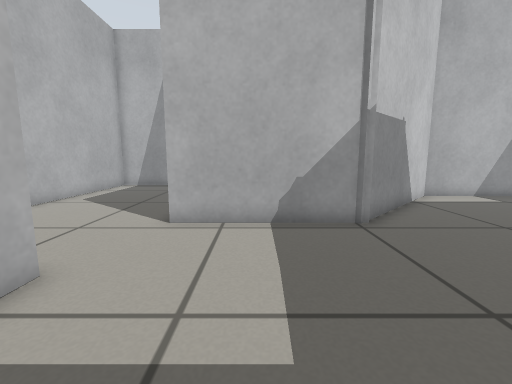
view 1 (above)

20 first-person views from a walk through a world built for the Gazebo simulator. The camera is 0.5 m above the floor, tilts 8° down and sees 90° across. The floor is counted in squares, 0.25 m on a side. Each view is taken from the middle of a square. On the plan, view 1 faces up. The plan holds only what a view shows up to about 16 squares ahead; the rest is blank.

view 2
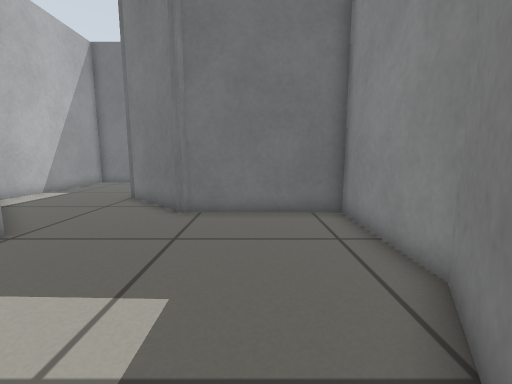

view 3
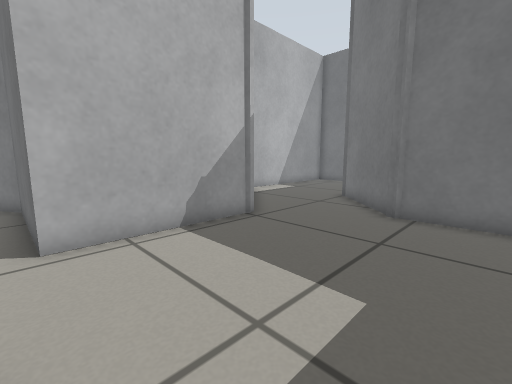

view 4
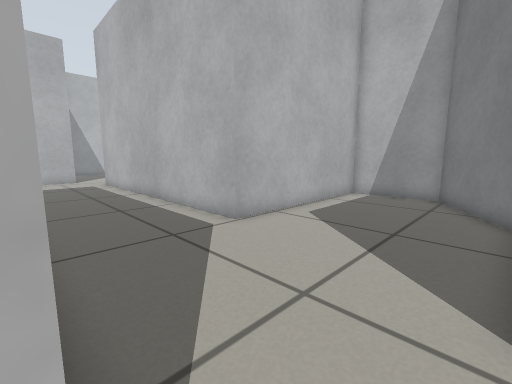

view 5
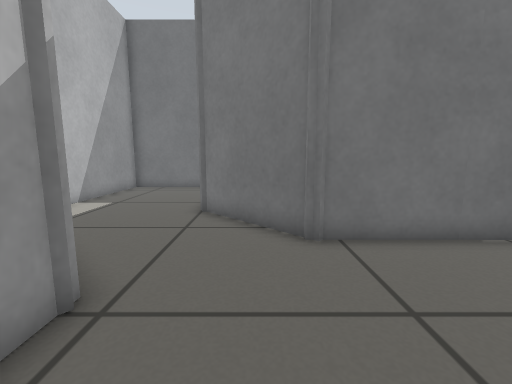

view 6
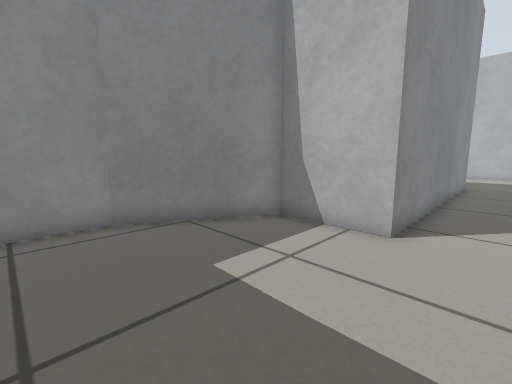

view 7
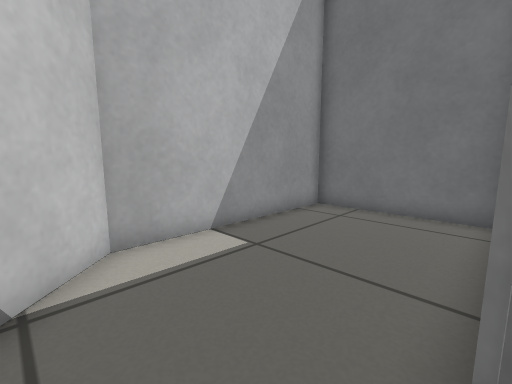

view 8
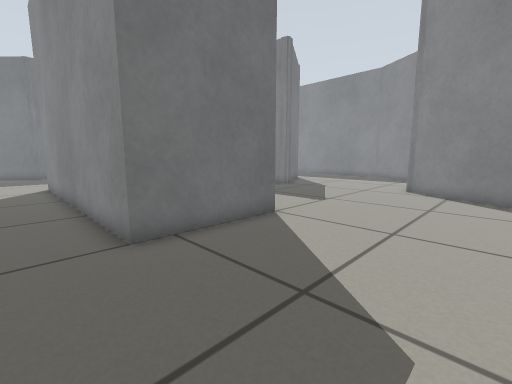

view 9
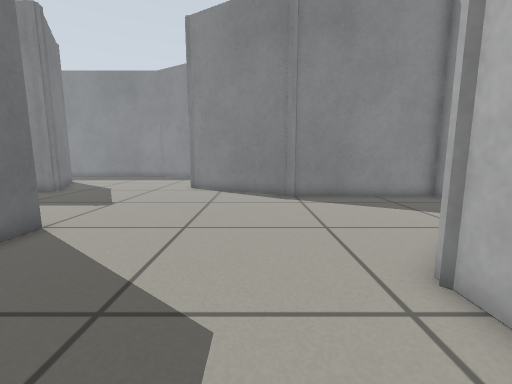

view 10
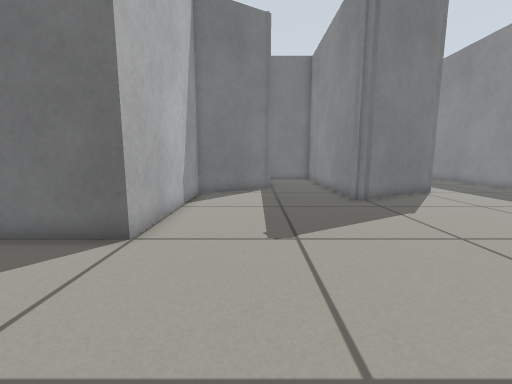

view 11
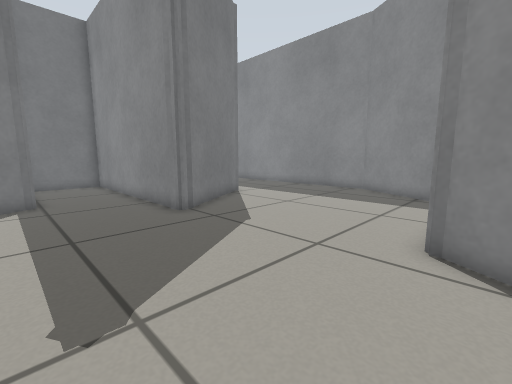

view 12
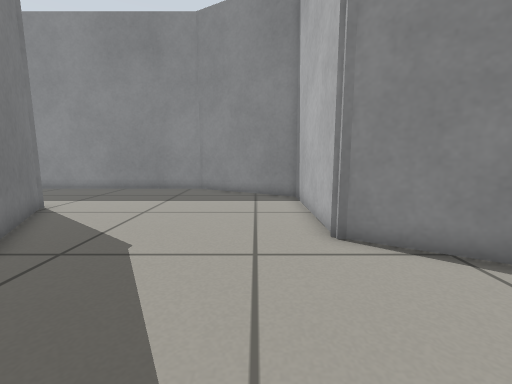

view 13
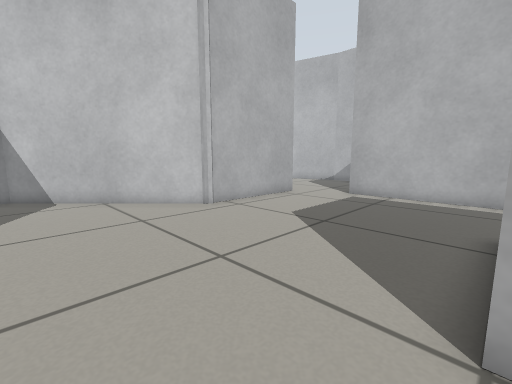

view 14
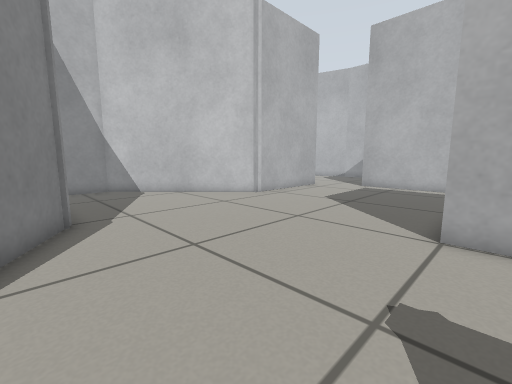

view 15
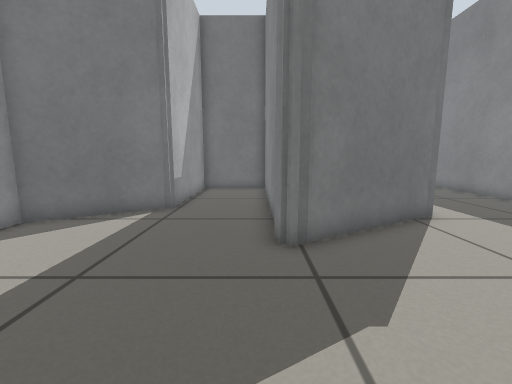

view 16
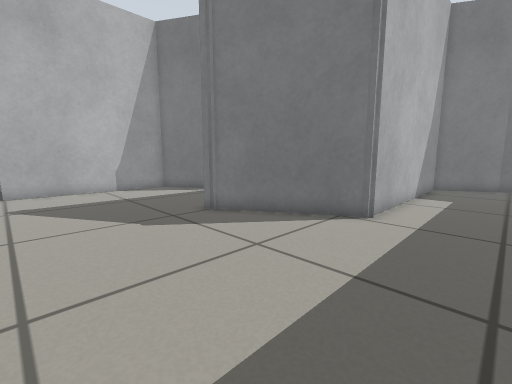

view 17
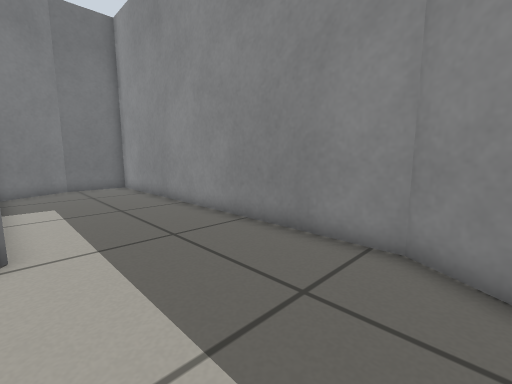

view 18
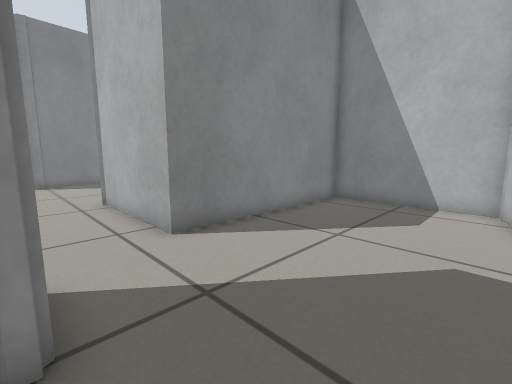

view 19
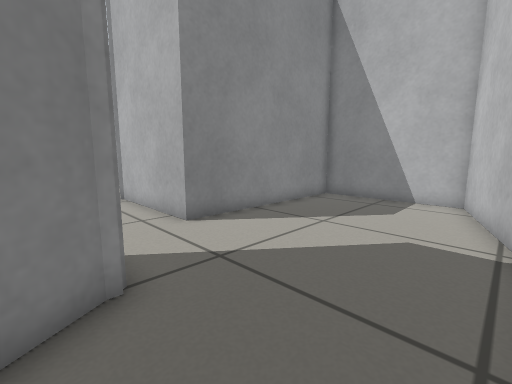

view 20
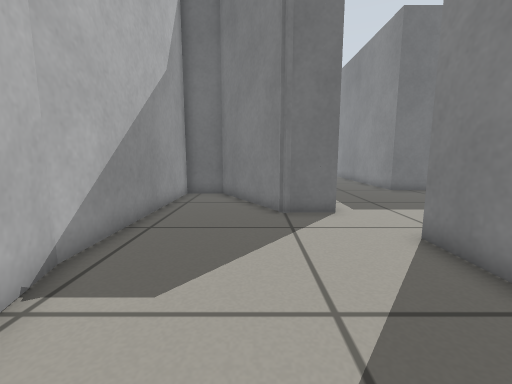

### Floor plan
Points are (right, up) in squares from view 1. A wall is a line through its corners. A room is listed if a view was taken in it or the views show most of it. See-through windows are left out.
Room 1 (views 1, 2, 3, 4, 5, 6)
walls: (-3.6, 4) (-3.6, 0.5) (0.8, -2) (5.9, -2) (5.9, 3.6); (3.5, 7.5) (-2.6, 7.5); (3.9, 8.2) (3, 7.3)
ways out: opening at (5.7, 6) to room 2; opening at (-2.3, 6) to room 3
Room 2 (view 7)
walls: (16.4, 7.1) (16.4, 12.7) (8.5, 12.7) (3.9, 8.2); (5.9, 3.6) (9.4, 7.1)
ways out: opening at (5.7, 6) to room 1
Room 3 (views 8, 9, 10, 11, 12, 13, 14, 15, 16, 17)
walls: (-11.4, -9.3) (-11.4, -8.7) (-11.2, -8.6) (-1, -8.6) (-1, -4.8) (-7.3, -4.8) (-9.5, -1) (-17, -1) (-17, 4) (-3.6, 4); (-19, -9.9) (-19, -16.5) (-13.6, -19.6) (2.4, -19.6) (2.4, -16.5) (0.8, -13.8) (-8.6, -13.8) (-11.5, -8.8); (-25, -6.6) (-18.8, -10.2); (-26.1, 2) (-31.9, -3.8) (-31.9, -6.8) (-24.5, -6.8); (-2.6, 7.5) (-2.6, 13.1) (-5.2, 17.6) (-9.1, 17.6) (-9.1, 9.2) (-23.1, 9.2); (-26, 8) (-26, 1.9)
ways out: opening at (-2.3, 6) to room 1; opening at (-24.5, 8.5) to room 4
Room 4 (views 18, 19, 20)
walls: (-27.4, 15.7) (-34.4, 13.8) (-34.4, 8) (-26, 8); (-23.1, 9.2) (-23.1, 11.1) (-18.4, 13.8) (-18.4, 15.7) (-27.5, 15.7)
ways out: opening at (-24.5, 8.5) to room 3

Positions as (right, up) in squares from view 1, and headings:
1: (0, 0), facing up
2: (-3, 1), facing right
3: (-3, 1), facing up-right
4: (-3, 4), facing up-left
5: (0, 5), facing right
6: (3, 6), facing down-left
7: (7, 7), facing up-right
8: (-23, 6), facing down-right
9: (-23, 6), facing down
10: (-23, -4), facing right
11: (-20, -4), facing down-right
12: (-17, -4), facing down
13: (-17, -4), facing up-left
14: (-16, -8), facing up-left
15: (-17, -8), facing right
16: (-17, -17), facing up-right
17: (-15, -14), facing down-right
18: (-23, 14), facing down-left
19: (-22, 15), facing down-left
20: (-32, 12), facing right
